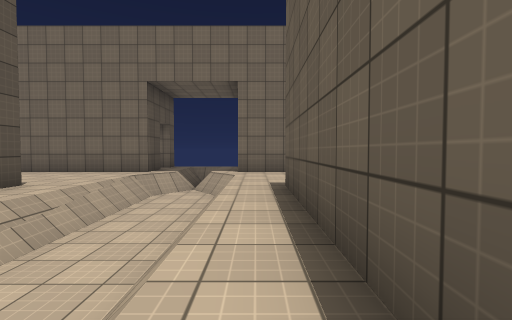
view 1 (above)

21 first-person views from a walk through a 3-D level made in the Unity game engine. The camera is 1.2 m above the floor, tilts 2° down and sees 85° across. The floor is counted in squares, 2 m on a side. Each view is taken from the middle of a square. On the plan, view 1 faces up. The plan holds only what a view shows up to about 9 squares ahead; the rest is blank. The player is left out. Surface patterns are stand-ins for the level's own textures.

view 2
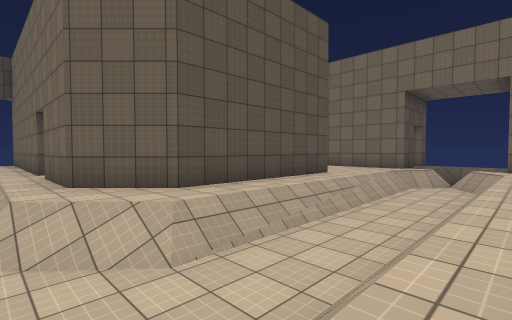

view 3
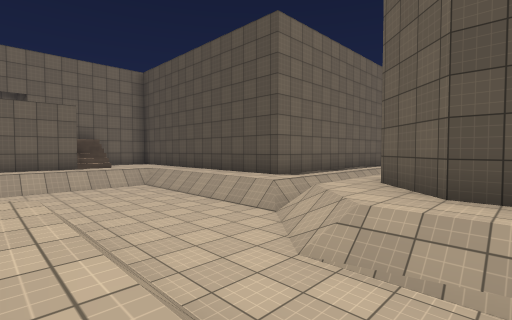

view 4
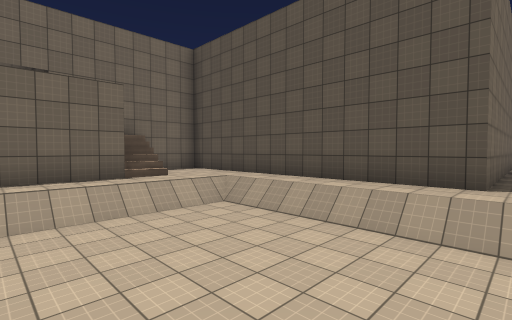

view 5
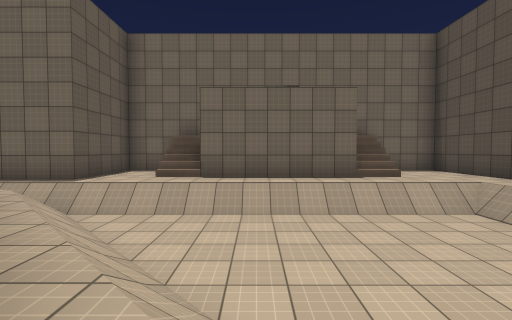

view 6
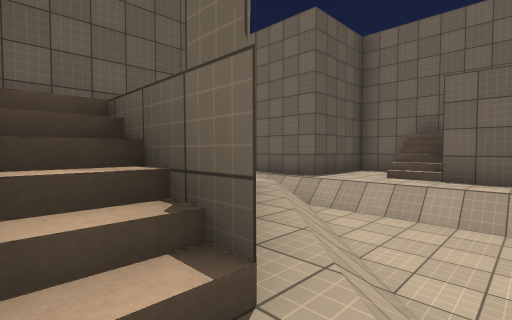

view 7
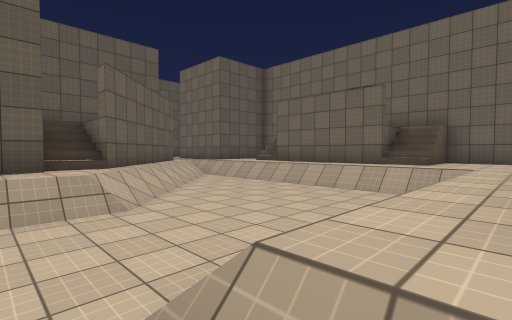

view 8
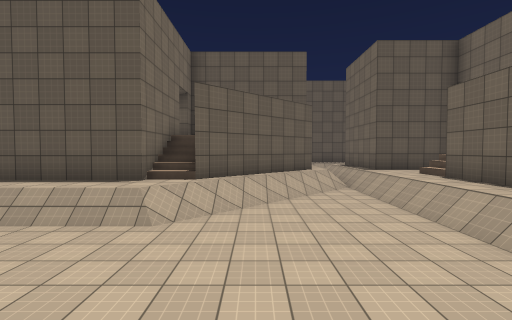

view 9
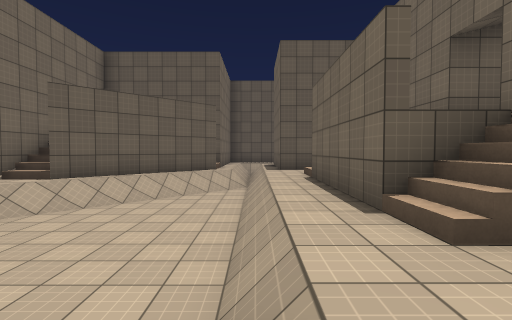

view 10
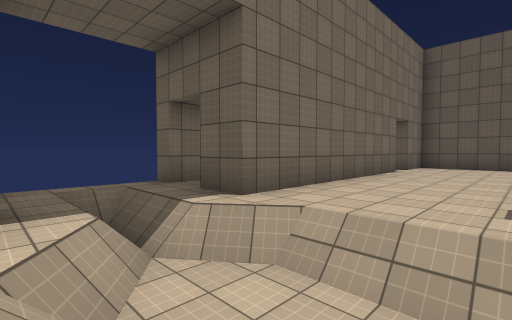

view 11
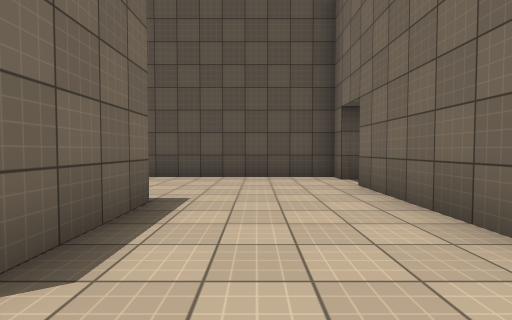

view 12
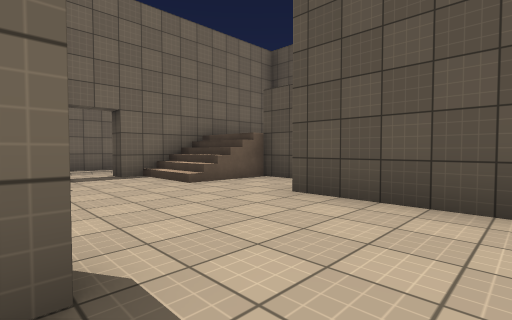

view 13
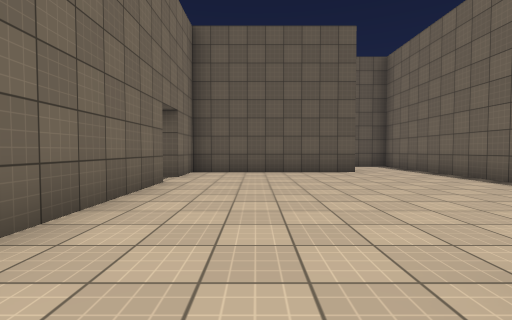

view 14
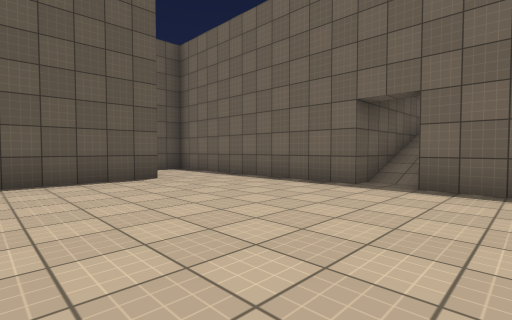

view 15
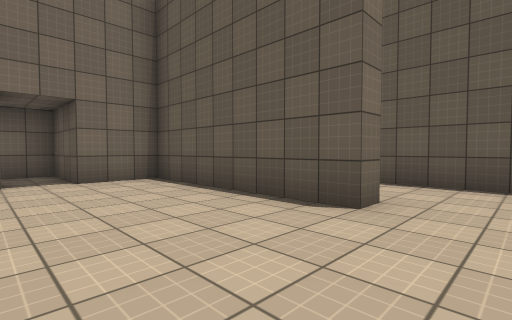

view 16
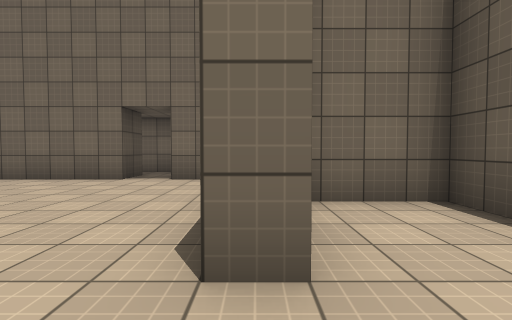

view 17
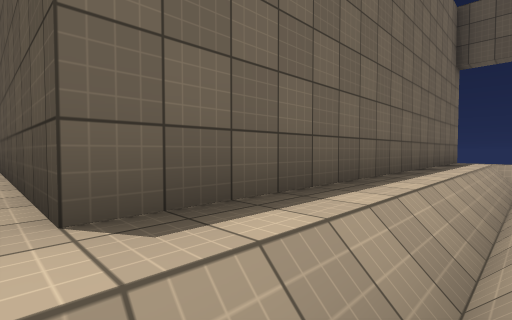

view 18
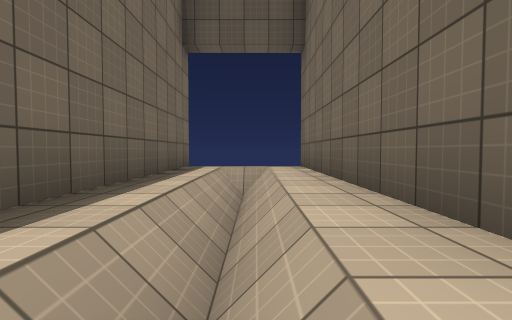

view 19
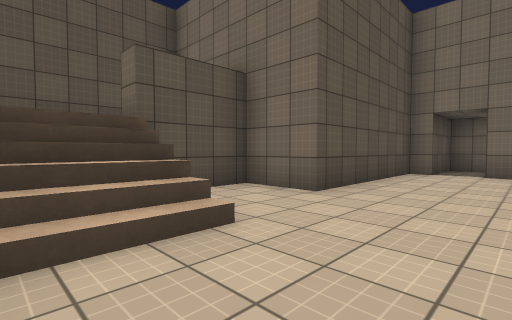

view 20
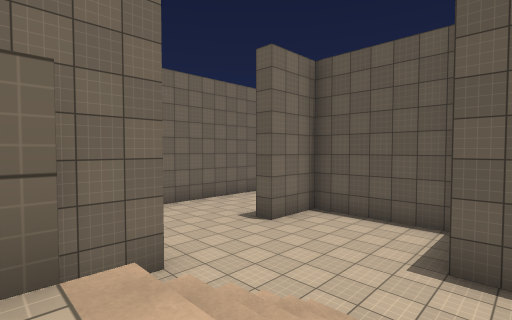

view 21
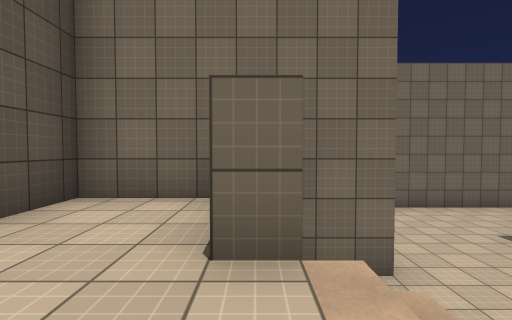

### Floor plan
Key: @ floor where view 1 was taken; # wall or solid block; x gap in a wall; . main floor; - floor 1 m lower than the main floor; : floor 2 m higher than the main floor; / step, stairs or slope; = window, fence, low wall or low ledge.
Columns run from 14 left of view 1 to 11 right of it. Each row starts with its distance up from view 1.
 10      ##     ..#    ###
  9      #.    ./..    ..#
  8     ##.#####/.######.##
  7     #......=/=........#
  6     #....../-/........####
  5     #....../-/........#..#
  4 #####...###/-/.#......#..#
  3 #::#......#/-/.#.........#
  2 #::#......#/-/.#.........#
  1 # :://....#/-/.###.#######
  0 #  ://..###/-/@#  /#
 -1 ######.##../-/.#  /#
 -2 .//////////--/.###/#
 -3 ........../--////  #
 -4 x########./---/##  #
 -5         #./----/## #
 -6         #./-----/#
 -7         #./------//
 -8         #.//////////
 -9         #../####/.###
-10         #..//  //.#
-11         #..:     .#
-12         ##### #####

Where each view was taken, in squares from view 1:
view 1: 0 up, 0 right, facing up
view 2: 2 down, 0 right, facing up-left
view 3: 1 up, 0 right, facing down-left
view 4: 3 down, 0 right, facing down-left
view 5: 3 down, 0 right, facing down
view 6: 3 down, 0 right, facing down-right
view 7: 2 down, 5 left, facing down-right
view 8: 5 down, 5 left, facing right
view 9: 8 down, 5 left, facing right
view 10: 5 up, 3 left, facing up-right
view 11: 6 up, 3 left, facing left
view 12: 6 up, 6 left, facing down-left
view 13: 6 up, 0 right, facing right
view 14: 6 up, 2 right, facing down-right
view 15: 2 up, 5 right, facing up-right
view 16: 2 up, 8 right, facing up
view 17: 2 down, 5 left, facing down-left
view 18: 2 down, 8 left, facing left
view 19: 0 up, 7 left, facing up-left
view 20: 0 up, 11 left, facing up-right
view 21: 0 up, 11 left, facing up
